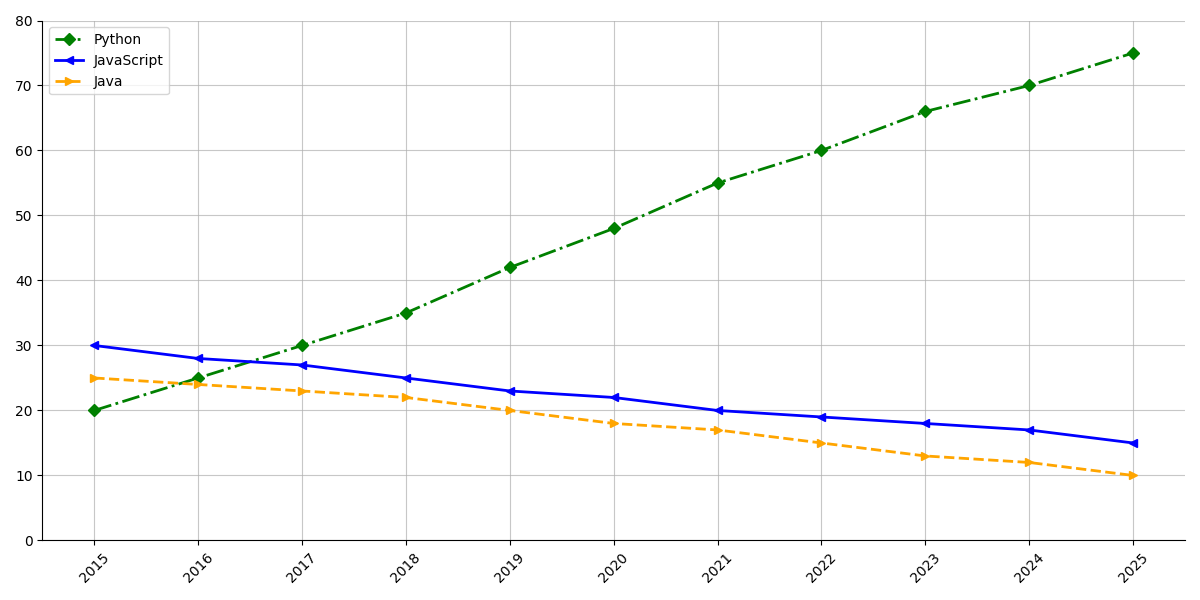

Generate this figure with Python:
import matplotlib.pyplot as plt
import numpy as np

years = np.array(list(range(2015, 2026)))

# Sample data
python_popularity = [20, 25, 30, 35, 42, 48, 55, 60, 66, 70, 75]
javascript_popularity = [30, 28, 27, 25, 23, 22, 20, 19, 18, 17, 15]
java_popularity = [25, 24, 23, 22, 20, 18, 17, 15, 13, 12, 10]

plt.figure(figsize=(12, 6))

# Use different colors and styles for each line
plt.plot(years, python_popularity, marker='D', linestyle='-.', color='green', linewidth=2, label='Python')
plt.plot(years, javascript_popularity, marker='<', linestyle='-', color='blue', linewidth=2, label='JavaScript')
plt.plot(years, java_popularity, marker='>', linestyle='--', color='orange', linewidth=2, label='Java')

# Altered legends
plt.legend(loc='upper left')

# Customizing grids and removing borders
plt.grid(True, linestyle='-', alpha=0.7)
plt.gca().spines['top'].set_visible(False)
plt.gca().spines['right'].set_visible(False)

plt.xticks(years, rotation=45)
plt.yticks(range(0, 81, 10))

plt.tight_layout()
plt.show()
